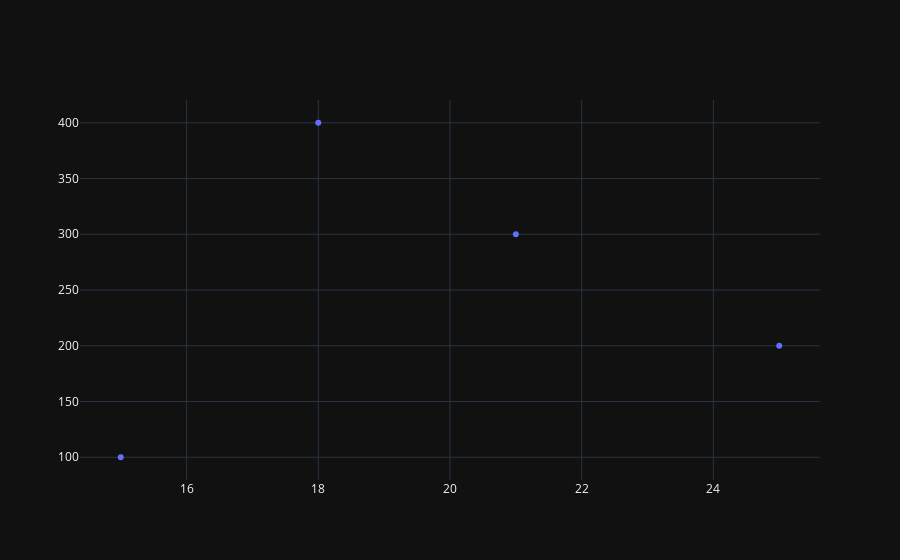

Notebook code cell kept with this figure:
### Code cell
trace = go.Scatter(
    x=[15, 18, 21, 25],
    y=[100, 400, 300, 200],
    mode='markers'
)

data = [trace]

offline.iplot(data)

### Figure 1 — Plotly figure (JSON) as saved in the notebook; plotly's stock layout.template omitted (floating-point values rounded to 4 significant figures)
{"data": [{"mode": "markers", "x": [15, 18, 21, 25], "y": [100, 400, 300, 200], "type": "scatter"}], "layout": {}}
